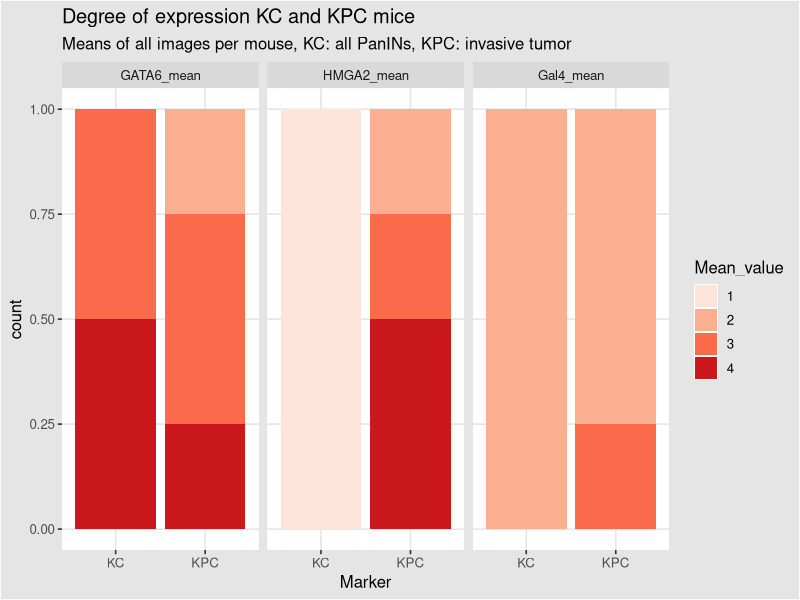
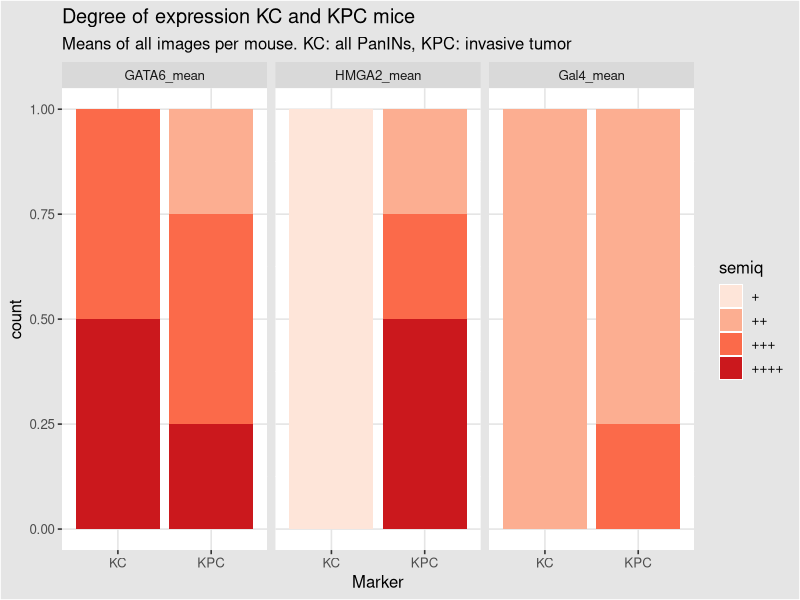
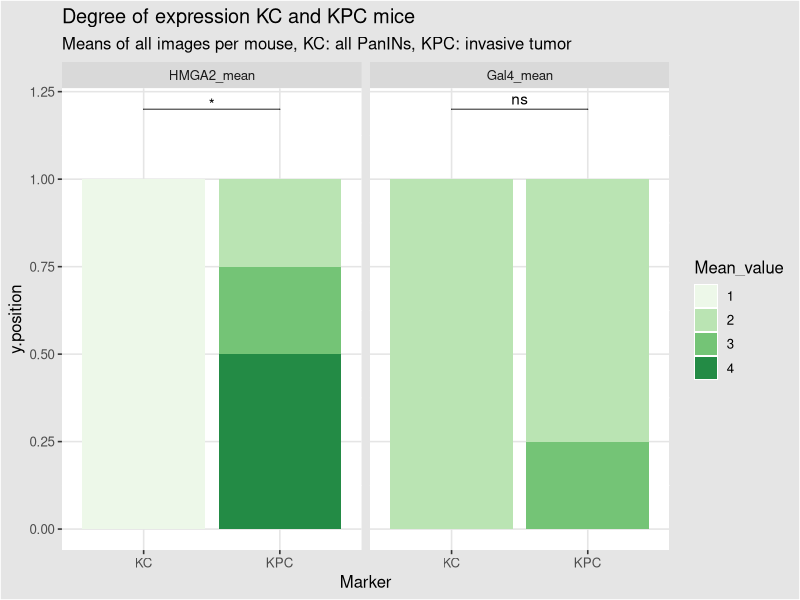
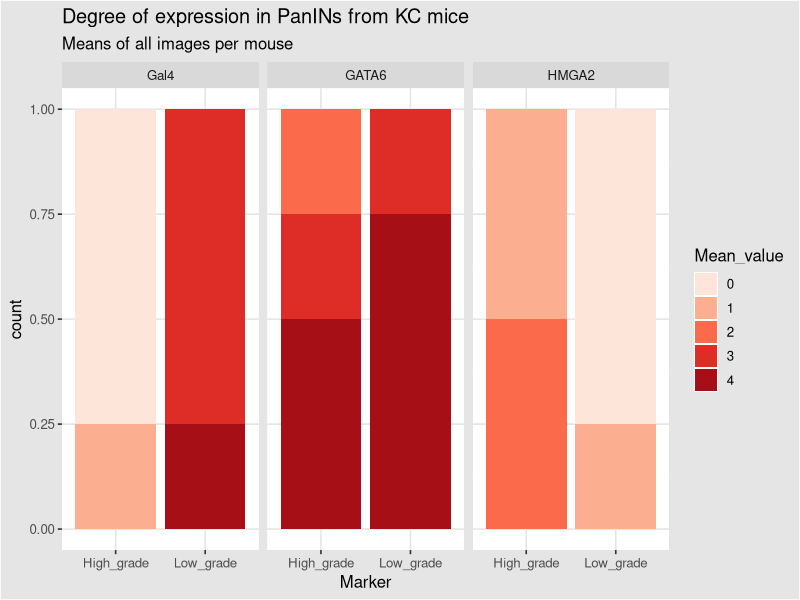
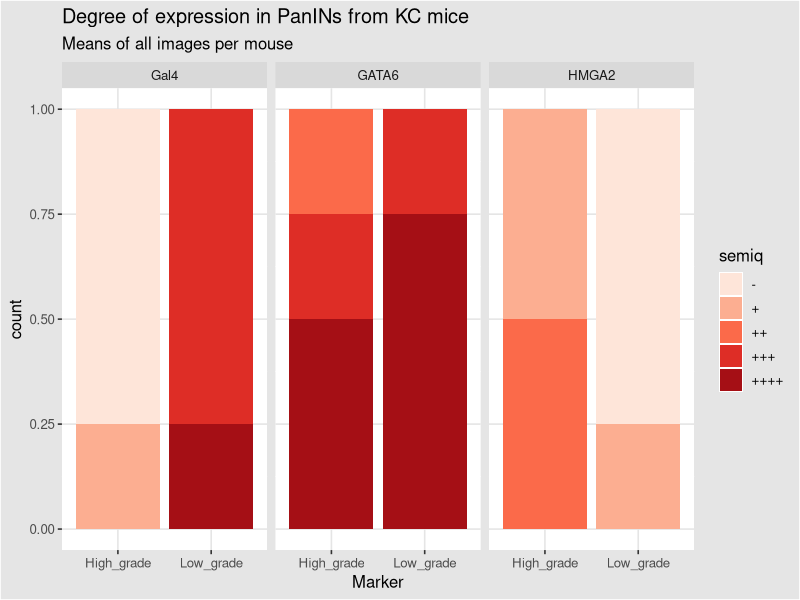
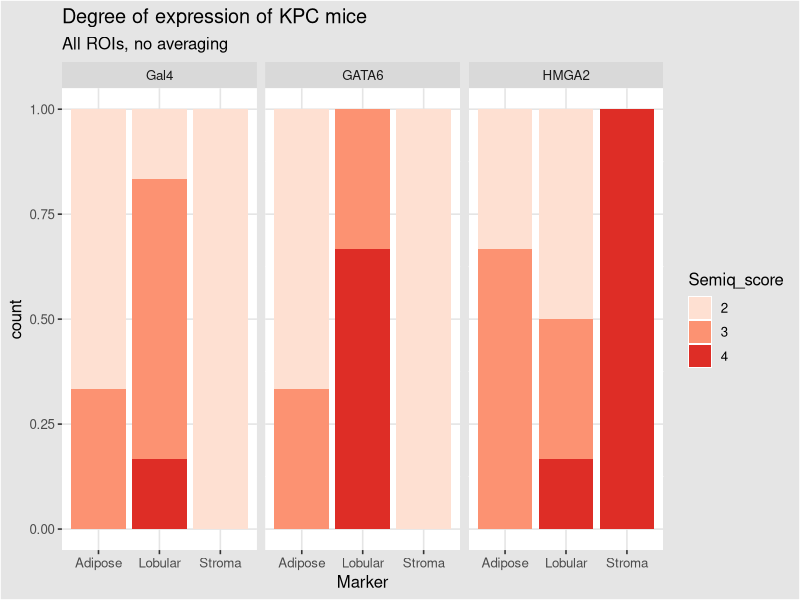
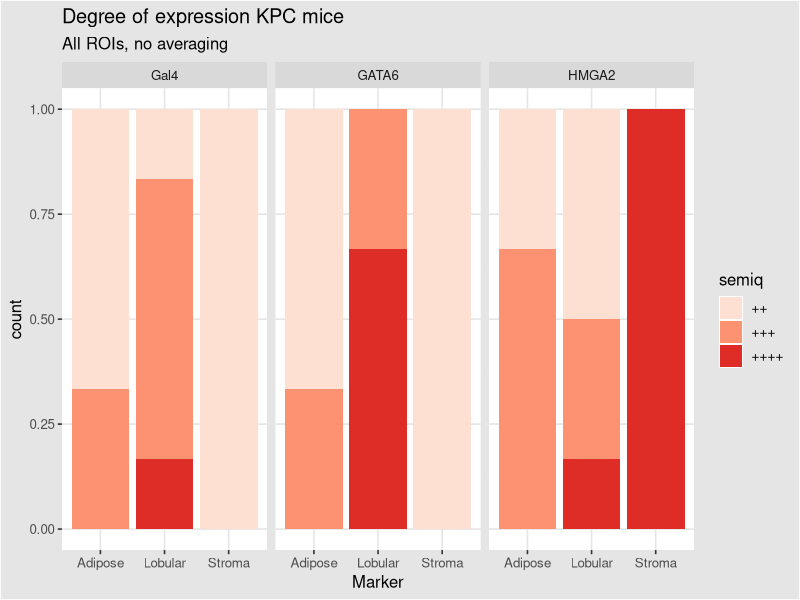
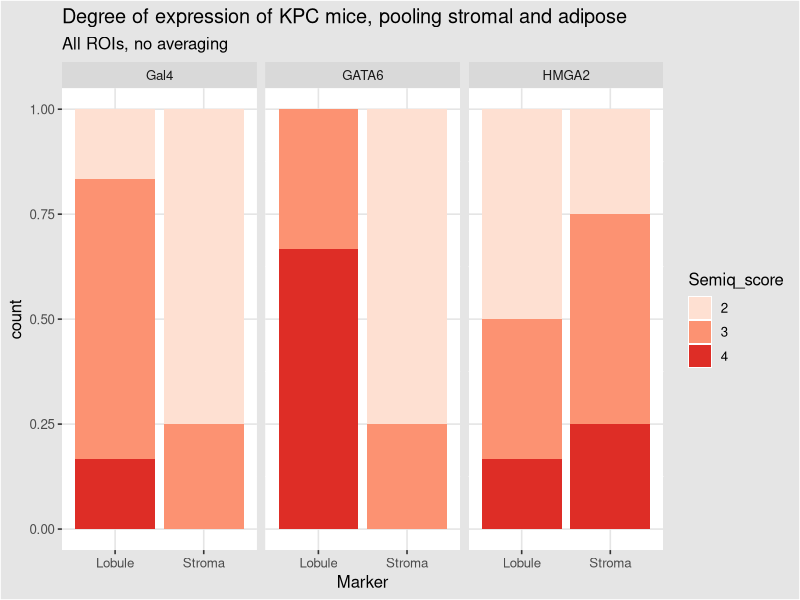

Reproduce these figures in R, in order.
## ---- chunk 1
knitr::opts_chunk$set(echo = TRUE)
## ---- chunk 2
library(dplyr)
library(ggplot2)
library(ggthemes)
library(RColorBrewer)
library(reshape2)
library(rstatix)
library(ggpubr)
## ---- chunk 3

semiq <- factor(c('++++', '+++', '++', '+', '-'))
numeric_semiq <- (c(4, 3, 2, 1, 0))
explanation <- c("all or almost all cells are positive",
            "more than half of the cells are positive",
            "less than half of the cells are positive",
            "few, scarce cells are positive",
            "all cells are negative")

semiq_legend <- data.frame(semiq, numeric_semiq, explanation)
semiq_legend
## ---- chunk 4
setwd("/Users/sara.soderqvist/Library/CloudStorage/OneDrive-KarolinskaInstitutet/Writing_/Adaptive PDAC paper/Code/source data files to read in/In vivo") # adjust the working directory

KC_og <- read.csv('read in_in vivo_semiq_KC.csv',
                                  sep = ';', header = TRUE)

KPC_og <- read.csv('read in_in vivo_semiq_KPC.csv',
                                  sep = ';', header = TRUE)
# remove residuals from excel export
KC <- KC_og[, -10]
KPC <- KPC_og[-c(11:13),]

KC <- KC %>% mutate_at(c('Gal4_L', 'GATA6_L', 'HMGA2_L', 'Gal4_H', 'GATA6_H', 'HMGA2_H'), as.numeric)
str(KC)
knitr::kable(head(KPC))
knitr::kable(head(KC))
## ---- chunk 5
KPC_s <- split(KPC, f = KPC$Mouse)
KPC_meancalc <- lapply(KPC_s, function (a) {
  a$GATA6_mean <- round(mean(a$GATA6))
  a$HMGA2_mean <- round(mean(a$HMGA2))
  a$Gal4_mean <- round(mean(a$Gal4)) 
  a
})
#KPC_meancalc

KPC_mean_b <- bind_rows(KPC_meancalc)
KPC_mean_a <- KPC_mean_b[, -c(2, 4:7)]
KPC_mean <- unique(KPC_mean_a)
KPC_mean # this contains the mean for each KPC mouse.
## ---- chunk 6
KC_s <- split(KC, f = KC$Mouse)

KC_meancalc <- lapply(KC_s, function (a) {
  a$GATA6_mean <- round((mean(a$GATA6_L, na.rm = TRUE) + mean(a$GATA6_H, na.rm = TRUE))/2) # mean of the means for both High grade and low grade PanINs
  a$HMGA2_mean <- round((mean(a$HMGA2_L, na.rm = TRUE) + mean(a$HMGA2_H, na.rm = TRUE))/2)
  a$Gal4_mean <- round((mean(a$Gal4_L, na.rm = TRUE) + mean(a$Gal4_H, na.rm = TRUE))/2)
  a
})
#KC_meancalc

KC_mean_b <- bind_rows(KC_meancalc)

KC_mean_a <- KC_mean_b[, -c(2, 4:9)]
KC_mean <- unique(KC_mean_a)
KC_mean # this contains the mean for each KC mouse.
## ---- chunk 7
KC_mean$Mouse <- as.factor(KC_mean$Mouse)
KPC_mean$Mouse <- as.factor(KPC_mean$Mouse)
KC_KPCmeans <- bind_rows(KC_mean, KPC_mean)
KC_KPCmeans <- KC_KPCmeans %>% mutate_at(c('GATA6_mean', 'HMGA2_mean', 'Gal4_mean'), as.factor)

mKC_KPCmeans <- melt(KC_KPCmeans, id.vars = c("Mouse", "Mouse_type"), value.name = "Mean_value", variable.name = "Marker")

mKC_KPCmeans$semiq <- factor(nrow(mKC_KPCmeans))
mKC_KPCmeans <- mKC_KPCmeans %>% mutate(semiq = ifelse(grepl('1', .$Mean_value), '+', .$semiq))
mKC_KPCmeans <- mKC_KPCmeans %>% mutate(semiq = ifelse(grepl('2', .$Mean_value), '++', .$semiq))
mKC_KPCmeans <- mKC_KPCmeans %>% mutate(semiq = ifelse(grepl('3', .$Mean_value), '+++', .$semiq))
mKC_KPCmeans <- mKC_KPCmeans %>% mutate(semiq = ifelse(grepl('4', .$Mean_value), '++++', .$semiq))

bars_meanspermouse <- mKC_KPCmeans %>% ggplot(aes(x = Mouse_type, fill = Mean_value)) +
  geom_bar(position = "fill") +
  labs(title = "Degree of expression KC and KPC mice", subtitle = "Means of all images per mouse, KC: all PanINs, KPC: invasive tumor", x = "Marker") +
  facet_grid(. ~ Marker) +
  theme_igray() +
  scale_fill_brewer(palette = "Reds")  
bars_meanspermouse

bars_meanspermouse_semiq <- mKC_KPCmeans %>% ggplot(aes(x = Mouse_type, fill = semiq)) +
  geom_bar(position = "fill") +
  labs(title = "Degree of expression KC and KPC mice", subtitle = "Means of all images per mouse. KC: all PanINs, KPC: invasive tumor", x = "Marker") +
  facet_grid(. ~ Marker) +
  theme_igray() +
  scale_fill_brewer(palette = "Reds")
bars_meanspermouse_semiq
## ---- chunk 8
mKC_KPCmeans_GH <- mKC_KPCmeans[mKC_KPCmeans$Marker != "GATA6_mean", ]
mKC_KPCmeans_GH$Marker <- factor(mKC_KPCmeans_GH$Marker, levels = c("HMGA2_mean", "Gal4_mean"))
levels(mKC_KPCmeans_GH$Marker)
unique((mKC_KPCmeans_GH$Marker))

## ---- chunk 9

#Ensure numeric for statistical test
mKC_KPCmeans_GH$Mean_value <- as.numeric(mKC_KPCmeans_GH$Mean_value)

# Wilcox test (non-paired) for stacked barchart. Comparison: is there more of the respective markers in either of the two mouse models?
res.wil_KCKPC_GH_bar <-  mKC_KPCmeans_GH %>%
  group_by(Marker) %>%
  wilcox_test(Mean_value ~ Mouse_type)%>%
  adjust_pvalue(method = 'BH')%>%
  add_significance()
res.wil_KCKPC_GH_bar <- res.wil_KCKPC_GH_bar %>% add_xy_position(x = 'Mouse_type')
res.wil_KCKPC_GH_bar [11] <- 1.2 #Making the plotting more compact
res.wil_KCKPC_GH_bar

#here change the Mean_value to factor to enable making a stacked barplot
mKC_KPCmeans_GH$Mean_value <- as.factor(mKC_KPCmeans_GH$Mean_value)

bars_meanspermouse_sign <- mKC_KPCmeans_GH %>% ggplot() +
  geom_bar(aes(x = Mouse_type, fill = Mean_value), position = "fill") +
labs(title = "Degree of expression KC and KPC mice", subtitle = "Means of all images per mouse, KC: all PanINs, KPC: invasive tumor", x = "Marker") +
 facet_grid(. ~ Marker) +
  theme_igray() +
  scale_fill_brewer(palette = "Greens")  +
  stat_pvalue_manual(res.wil_KCKPC_GH_bar, label = 'p.adj.signif')
bars_meanspermouse_sign
## ---- chunk 10
KC_panincalc <- lapply(KC_s, function (a) {
  a$mean_GATA6_Low <- round((mean(a$GATA6_L, na.rm = TRUE)))
  a$mean_GATA6_High <- round((mean(a$GATA6_H, na.rm = TRUE)))
  a$mean_HMGA2_Low <- round((mean(a$HMGA2_L, na.rm = TRUE)))
  a$mean_HMGA2_High <- round((mean(a$HMGA2_H, na.rm = TRUE)))
  a$mean_Gal4_Low <- round((mean(a$Gal4_L, na.rm = TRUE)))
  a$mean_Gal4_High <- round((mean(a$Gal4_H, na.rm = TRUE)))
  a
})
#KC_panincalc

KC_meanpanin_b <- bind_rows(KC_panincalc)

KC_meanpanin_a <- KC_meanpanin_b[, -c(2, 4:9)]
KC_meanpanin <- unique(KC_meanpanin_a)
KC_meanpanin # this contains the mean for each KC mouse separated for High - and low grade PanIN.

## ---- chunk 11
KC_meanpanin$Mouse <- as.factor(KC_meanpanin$Mouse)
KC_meanpanin$Mouse_type <- as.factor(KC_meanpanin$Mouse_type)
KC_meanpanin <- KC_meanpanin %>% mutate_at(c('mean_GATA6_Low', 'mean_GATA6_High', 'mean_HMGA2_Low', 'mean_HMGA2_High', 'mean_Gal4_Low', 'mean_Gal4_High'), as.factor)

mKC_meanpanin <- melt(KC_meanpanin, id.vars = c("Mouse", "Mouse_type"), value.name = "Mean_value", variable.name = "Marker")

#factor: PanIN differentiation
mKC_meanpanin$PanIN_grade <- factor(nrow(mKC_meanpanin))
mKC_meanpanin <- mKC_meanpanin %>% mutate(PanIN_grade = ifelse(grepl('Low', .$Marker), 'Low_grade', .$PanIN_grade))
mKC_meanpanin <- mKC_meanpanin %>% mutate(PanIN_grade = ifelse(grepl('High', .$Marker), 'High_grade', .$PanIN_grade))

#Now simplify the marker names
mKC_meanpanin$Marker <- as.character(mKC_meanpanin$Marker) # will otherwise return factor levels if 'no' in ifelse statement.
mKC_meanpanin <- mKC_meanpanin %>% mutate(Marker = ifelse(grepl('Gal4', .$Marker), 'Gal4', .$Marker))
mKC_meanpanin <- mKC_meanpanin %>% mutate(Marker = ifelse(grepl('GATA6', .$Marker), 'GATA6', .$Marker))
mKC_meanpanin <- mKC_meanpanin %>% mutate(Marker = ifelse(grepl('HMGA2', .$Marker), 'HMGA2', .$Marker))
mKC_meanpanin$Marker <- as.factor(mKC_meanpanin$Marker) #change back to factor

mKC_meanpanin$semiq <- factor(nrow(mKC_meanpanin))
mKC_meanpanin <- mKC_meanpanin %>% mutate(semiq = ifelse(grepl('0', .$Mean_value), '-', .$semiq))
mKC_meanpanin <- mKC_meanpanin %>% mutate(semiq = ifelse(grepl('1', .$Mean_value), '+', .$semiq))
mKC_meanpanin <- mKC_meanpanin %>% mutate(semiq = ifelse(grepl('2', .$Mean_value), '++', .$semiq))
mKC_meanpanin <- mKC_meanpanin %>% mutate(semiq = ifelse(grepl('3', .$Mean_value), '+++', .$semiq))
mKC_meanpanin <- mKC_meanpanin %>% mutate(semiq = ifelse(grepl('4', .$Mean_value), '++++', .$semiq))

bars_meansperPanIN <- mKC_meanpanin %>% ggplot(aes(x = PanIN_grade, fill = Mean_value)) +
  geom_bar(position = "fill") +
  labs(title = "Degree of expression in PanINs from KC mice", subtitle = "Means of all images per mouse", x = "Marker") +
  facet_grid(. ~ Marker) +
  theme_igray() +
  scale_fill_brewer(palette = "Reds") 
bars_meansperPanIN

bars_meansperPanIN_semiq <- mKC_meanpanin %>% ggplot(aes(x = PanIN_grade, fill = semiq)) +
  geom_bar(position = "fill") +
  labs(title = "Degree of expression in PanINs from KC mice", subtitle = "Means of all images per mouse", x = "Marker") +
  facet_grid(. ~ Marker) +
  theme_igray() +
  scale_fill_brewer(palette = "Reds")
bars_meansperPanIN_semiq
## ---- chunk 12

KPC_mean_c <- KPC_mean_b[, -c(8:10)]
KPC_mean_c # this contains the score for each image from the KPC mice
colnames(KPC_mean_c) [7] <- "Compartment"

KPC_mean_c <- KPC_mean_c %>% mutate_at(c('GATA6', 'HMGA2', 'Gal4'), as.factor)

mKPC_mean_c <- melt(KPC_mean_c, id.vars = c("Mouse", "Image", "Mouse_type", "Compartment"), value.name = "Semiq_score", variable.name = "Marker")

mKPC_mean_c$semiq <- factor(nrow(mKPC_mean_c))
mKPC_mean_c <- mKPC_mean_c %>% mutate(semiq = ifelse(grepl('1', .$Semiq_score), '+', .$semiq))
mKPC_mean_c <- mKPC_mean_c %>% mutate(semiq = ifelse(grepl('2', .$Semiq_score), '++', .$semiq))
mKPC_mean_c <- mKPC_mean_c %>% mutate(semiq = ifelse(grepl('3', .$Semiq_score), '+++', .$semiq))
mKPC_mean_c <- mKPC_mean_c %>% mutate(semiq = ifelse(grepl('4', .$Semiq_score), '++++', .$semiq))

bars_KPCcompartment <- mKPC_mean_c %>% ggplot(aes(x = Compartment, fill = Semiq_score)) +
  geom_bar(position = "fill") +
  labs(title = "Degree of expression of KPC mice", subtitle = "All ROIs, no averaging", x = "Marker") +
  facet_grid(. ~ Marker) +
  theme_igray() +
  scale_fill_brewer(palette = "Reds") 
bars_KPCcompartment

bars_KPCcompartment_semiq <- mKPC_mean_c %>% ggplot(aes(x = Compartment, fill = semiq)) +
  geom_bar(position = "fill") +
  labs(title = "Degree of expression KPC mice", subtitle = "All ROIs, no averaging", x = "Marker") +
  facet_grid(. ~ Marker) +
  theme_igray() +
  scale_fill_brewer(palette = "Reds")
bars_KPCcompartment_semiq

## ---- chunk 13

mKPC_mean_cs <- mKPC_mean_c
mKPC_mean_cs$Compartments_v2 <- factor(nrow(mKPC_mean_cs))

mKPC_mean_cs <- mKPC_mean_cs %>% mutate(Compartments_v2 = ifelse(grepl('Adipose', .$Compartment), 'Stroma',  .$Compartments_v2))
mKPC_mean_cs <- mKPC_mean_cs %>% mutate(Compartments_v2 = ifelse(grepl('Stroma', .$Compartment), 'Stroma',  .$Compartments_v2))
mKPC_mean_cs <- mKPC_mean_cs %>% mutate(Compartments_v2 = ifelse(grepl('Lobular', .$Compartment), 'Lobule',  .$Compartments_v2))
  
bars_KPCcompartment2 <- mKPC_mean_cs %>% ggplot(aes(x = Compartments_v2, fill = Semiq_score)) +
  geom_bar(position = "fill") +
  labs(title = "Degree of expression of KPC mice, pooling stromal and adipose", subtitle = "All ROIs, no averaging", x = "Marker") +
  facet_grid(. ~ Marker) +
  theme_igray() +
  scale_fill_brewer(palette = "Reds") 
bars_KPCcompartment2

bars_KPCcompartment2_semiq <- mKPC_mean_cs %>% ggplot(aes(x = Compartments_v2, fill = semiq)) +
  geom_bar(position = "fill") +
  labs(title = "Degree of expression KPC mice, pooling stromal and adipose", subtitle = "All ROIs, no averaging", x = "Marker") +
  facet_grid(. ~ Marker) +
  theme_igray() +
  scale_fill_brewer(palette = "Reds")
bars_KPCcompartment2_semiq
## ---- chunk 14
mKC_KPCmeans$Mean_value <- as.numeric(mKC_KPCmeans$Mean_value)

# Wilcox test (non-paired)
res.wil_KCKPC <-  mKC_KPCmeans %>%
  group_by(Marker) %>%
  wilcox_test(Mean_value ~ Mouse_type)%>%
  adjust_pvalue(method = 'BH')%>%
  add_significance()
res.wil_KCKPC <- res.wil_KCKPC %>% add_xy_position(x = 'Mouse_type')
res.wil_KCKPC

boxKCKPC <- mKC_KPCmeans %>%
  ggplot(aes(x = Mouse_type, y = Mean_value))+
  geom_boxplot(outlier.shape = NA, aes(fill = Mouse_type, alpha = 0.8))+
  geom_jitter(aes(color = Mouse_type), alpha = 1, position=position_jitter(0.1), size = 3)+
  scale_color_brewer(palette = 'Accent')+
  scale_fill_brewer(palette = 'Accent')+
  labs(x = '', y = 'Semiquantitative score (0-4)')+
  theme_clean()+
  facet_grid(Marker ~ .) +
  stat_pvalue_manual(res.wil_KCKPC, label = 'p.adj.signif')
boxKCKPC
## ---- chunk 15
mKC_meanpanin$Mean_value <- as.numeric(mKC_meanpanin$Mean_value)

res.wil_panin <-  mKC_meanpanin %>%
  group_by(Marker) %>%
  wilcox_test(Mean_value ~ PanIN_grade)%>%
  adjust_pvalue(method = 'BH')%>%
  add_significance()
res.wil_panin <- res.wil_panin %>% add_xy_position(x = 'PanIN_grade')
res.wil_panin

box_panin <- mKC_meanpanin %>%
  ggplot(aes(x = PanIN_grade, y = Mean_value))+
  geom_boxplot(outlier.shape = NA, aes(fill = PanIN_grade, alpha = 0.8))+
  geom_jitter(aes(color = PanIN_grade), alpha = 1, position=position_jitter(0.1), size = 3)+
  scale_color_brewer(palette = 'Accent')+
  scale_fill_brewer(palette = 'Accent')+
          labs(x = '', y = 'Semiquantitative score (0-4)')+
  theme_clean()+
  facet_grid(Marker ~ .) +
    stat_pvalue_manual(res.wil_panin, label = 'p.adj.signif')
box_panin
## ---- chunk 16

mKC_KPCmeans_GH <- mKC_KPCmeans[mKC_KPCmeans$Marker != "GATA6_mean", ]
mKC_KPCmeans_GH$Marker <- factor(mKC_KPCmeans_GH$Marker, levels = c("HMGA2_mean", "Gal4_mean"))
levels(mKC_KPCmeans_GH$Marker)
unique((mKC_KPCmeans_GH$Marker))

# Wilcox test (non-paired)
res.wil_KCKPC_GH <-  mKC_KPCmeans_GH %>%
  group_by(Marker) %>%
  wilcox_test(Mean_value ~ Mouse_type)%>%
  adjust_pvalue(method = 'BH')%>%
  add_significance()
res.wil_KCKPC_GH <- res.wil_KCKPC_GH %>% add_xy_position(x = 'Mouse_type')
res.wil_KCKPC_GH

boxKCKPC_GH <- mKC_KPCmeans_GH %>%
  ggplot(aes(x = Mouse_type, y = Mean_value))+
  geom_boxplot(outlier.shape = NA, aes(fill = Mouse_type, alpha = 0.8))+
  geom_jitter(aes(color = Mouse_type), alpha = 1, position = position_jitter(0.1), size = 3)+
  scale_color_brewer(palette = 'Accent')+
  scale_fill_brewer(palette = 'Accent')+
  labs(x = '', y = 'Semiquantitative score (0-4)')+
  theme_clean()+
  facet_grid(Marker ~ .) +
  stat_pvalue_manual(res.wil_KCKPC_GH, label = 'p.adj.signif')
boxKCKPC_GH

pointKCKPC_GH <- mKC_KPCmeans_GH %>%
  ggplot(aes(x = Mouse_type, y = Mean_value))+
  geom_count(aes(fill = Mouse_type, color = Mouse_type))+
  scale_color_brewer(palette = 'Accent')+
  scale_fill_brewer(palette = 'Accent')+
  labs(x = '', y = 'Semiquantitative score (0-4)')+
  theme_clean()+
  facet_grid(Marker ~ .) +
  stat_pvalue_manual(res.wil_KCKPC_GH, label = 'p.adj.signif') +
  scale_size(range = c(2, 10))
pointKCKPC_GH
## ---- chunk 17
mKC_meanpanin_GH <- mKC_meanpanin[mKC_meanpanin$Marker != "GATA6", ]
mKC_meanpanin_GH$Marker <- factor(mKC_meanpanin_GH$Marker, levels = c("HMGA2", "Gal4"))
levels(mKC_meanpanin_GH$Marker)
unique(mKC_meanpanin_GH$Marker)

#wilcox test, unpaired
res.wil_panin_GH <-  mKC_meanpanin_GH %>%
  group_by(Marker) %>%
  wilcox_test(Mean_value ~ PanIN_grade)%>%
  adjust_pvalue(method = 'BH')%>%
  add_significance()
res.wil_panin_GH <- res.wil_panin_GH %>% add_xy_position(x = 'PanIN_grade')
res.wil_panin_GH

box_panin_GH <- mKC_meanpanin_GH %>%
  ggplot(aes(x = PanIN_grade, y = Mean_value))+
  geom_boxplot(outlier.shape = NA, aes(fill = PanIN_grade, alpha = 0.8))+
  geom_jitter(aes(color = PanIN_grade), alpha = 1, position=position_jitter(0.1), size = 3)+
  scale_color_brewer(palette = 'Accent')+
  scale_fill_brewer(palette = 'Accent')+
  labs(x = '', y = 'Semiquantitative score (0-4)')+
  theme_clean()+
  facet_grid(Marker ~ .) +
  stat_pvalue_manual(res.wil_panin_GH, label = 'p.adj.signif')
box_panin_GH

point_panin_GH <- mKC_meanpanin_GH %>%
  ggplot(aes(x = PanIN_grade, y = Mean_value))+
  geom_count(aes(fill = PanIN_grade, color = PanIN_grade))+
  scale_color_brewer(palette = 'Accent')+
  scale_fill_brewer(palette = 'Accent')+
  labs(x = '', y = 'Semiquantitative score (0-4)')+
  theme_clean()+
  facet_grid(Marker ~ .) +
  stat_pvalue_manual(res.wil_panin_GH, label = 'p.adj.signif') +
  scale_size(range = c(2, 10))
point_panin_GH
## ---- chunk 18
#Ensure numeric for statistical test
mKC_meanpanin_GH$Mean_value <- as.numeric(mKC_meanpanin_GH$Mean_value)

# Wilcox test (non-paired) for stacked barchart. Comparison: is there more of the respective markers in either of the two PanIN differentiation grades?
res.wil_KCPanINs_GH_bar <-  mKC_meanpanin_GH %>%
  group_by(Marker) %>%
  wilcox_test(Mean_value ~ PanIN_grade)%>%
  adjust_pvalue(method = 'BH')%>%
  add_significance()
res.wil_KCPanINs_GH_bar <- res.wil_KCPanINs_GH_bar %>% add_xy_position(x = 'PanIN_grade')
res.wil_KCPanINs_GH_bar [11] <- 1.2 #Making the plotting more compact
res.wil_KCPanINs_GH_bar

#here change the Mean_value to factor to enable making a stacked barplot
mKC_meanpanin_GH$Mean_value <- as.factor(mKC_meanpanin_GH$Mean_value)

bars_meanspermouse_sign_KC <- mKC_meanpanin_GH %>% ggplot() +
  geom_bar(aes(x = PanIN_grade, fill = Mean_value), position = "fill") +
labs(title = "Degree of expression of PanINs in KC mice", subtitle = "all PanINs, Means of all images per mouse", x = "Marker") +
 facet_grid(. ~ Marker) +
  theme_igray() +
  scale_fill_brewer(palette = "Greens")  +
  stat_pvalue_manual(res.wil_KCPanINs_GH_bar, label = 'p.adj.signif')
bars_meanspermouse_sign_KC
## ---- chunk 19
sessionInfo()
